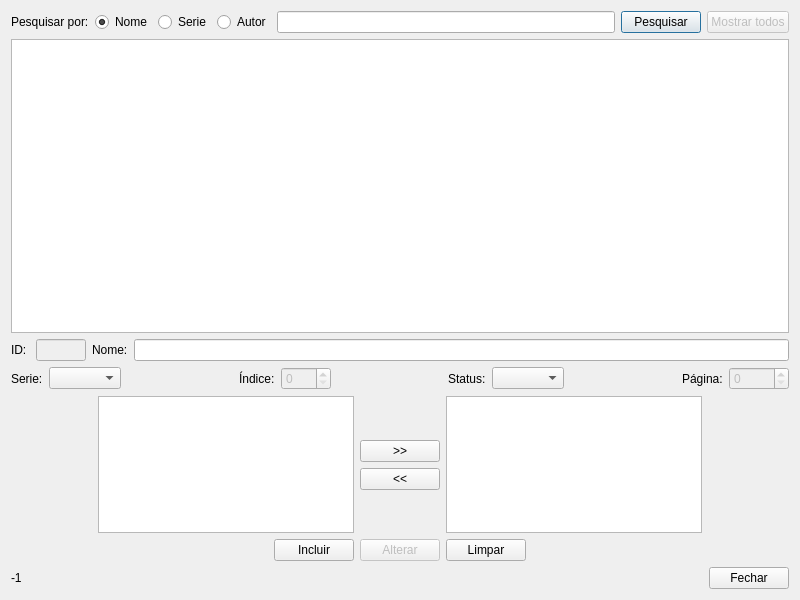
<?xml version="1.0" encoding="UTF-8"?>
<ui version="4.0">
 <class>form_livro</class>
 <widget class="QDialog" name="form_livro">
  <property name="geometry">
   <rect>
    <x>0</x>
    <y>0</y>
    <width>800</width>
    <height>600</height>
   </rect>
  </property>
  <property name="sizePolicy">
   <sizepolicy hsizetype="Expanding" vsizetype="Preferred">
    <horstretch>0</horstretch>
    <verstretch>0</verstretch>
   </sizepolicy>
  </property>
  <property name="windowTitle">
   <string>Livros - Limus :: Livros e músicas</string>
  </property>
  <property name="windowIcon">
   <iconset resource="arquivos.qrc">
    <normaloff>:/imagens/imagens/icone.png</normaloff>:/imagens/imagens/icone.png</iconset>
  </property>
  <layout class="QGridLayout" name="gridLayout">
   <item row="0" column="0">
    <layout class="QHBoxLayout" name="horizontalLayout_5">
     <item>
      <widget class="QLabel" name="label">
       <property name="text">
        <string>Pesquisar por:</string>
       </property>
      </widget>
     </item>
     <item>
      <widget class="QRadioButton" name="radioButton_nome">
       <property name="text">
        <string>Nome</string>
       </property>
       <property name="checked">
        <bool>true</bool>
       </property>
      </widget>
     </item>
     <item>
      <widget class="QRadioButton" name="radioButton_serie">
       <property name="enabled">
        <bool>true</bool>
       </property>
       <property name="text">
        <string>Serie</string>
       </property>
      </widget>
     </item>
     <item>
      <widget class="QRadioButton" name="radioButton_autor">
       <property name="enabled">
        <bool>true</bool>
       </property>
       <property name="text">
        <string>Autor</string>
       </property>
      </widget>
     </item>
     <item>
      <widget class="QLineEdit" name="lineEdit_pesquisar"/>
     </item>
     <item>
      <widget class="QPushButton" name="pushButton_pesquisar">
       <property name="text">
        <string>Pesquisar</string>
       </property>
      </widget>
     </item>
     <item>
      <widget class="QPushButton" name="pushButton_mostrar_todos">
       <property name="enabled">
        <bool>false</bool>
       </property>
       <property name="text">
        <string>Mostrar todos</string>
       </property>
      </widget>
     </item>
    </layout>
   </item>
   <item row="1" column="0">
    <layout class="QVBoxLayout" name="verticalLayout_2" stretch="60,6,6,28">
     <item>
      <widget class="QTableWidget" name="tableWidget_livro"/>
     </item>
     <item>
      <layout class="QHBoxLayout" name="horizontalLayout_7">
       <item>
        <widget class="QLabel" name="label_2">
         <property name="text">
          <string>ID: </string>
         </property>
        </widget>
       </item>
       <item>
        <widget class="QLineEdit" name="lineEdit_id">
         <property name="enabled">
          <bool>false</bool>
         </property>
         <property name="maximumSize">
          <size>
           <width>50</width>
           <height>16777215</height>
          </size>
         </property>
        </widget>
       </item>
       <item>
        <widget class="QLabel" name="label_3">
         <property name="text">
          <string>Nome:</string>
         </property>
        </widget>
       </item>
       <item>
        <widget class="QLineEdit" name="lineEdit_nome"/>
       </item>
      </layout>
     </item>
     <item>
      <layout class="QHBoxLayout" name="horizontalLayout_4">
       <item>
        <widget class="QLabel" name="label_4">
         <property name="text">
          <string>Serie:</string>
         </property>
        </widget>
       </item>
       <item>
        <widget class="QComboBox" name="comboBox_serie"/>
       </item>
       <item>
        <spacer name="horizontalSpacer_6">
         <property name="orientation">
          <enum>Qt::Horizontal</enum>
         </property>
         <property name="sizeHint" stdset="0">
          <size>
           <width>40</width>
           <height>20</height>
          </size>
         </property>
        </spacer>
       </item>
       <item>
        <widget class="QLabel" name="label_5">
         <property name="text">
          <string>Índice:</string>
         </property>
        </widget>
       </item>
       <item>
        <widget class="QSpinBox" name="spinBox_indice">
         <property name="enabled">
          <bool>false</bool>
         </property>
         <property name="minimumSize">
          <size>
           <width>50</width>
           <height>0</height>
          </size>
         </property>
        </widget>
       </item>
       <item>
        <spacer name="horizontalSpacer_7">
         <property name="orientation">
          <enum>Qt::Horizontal</enum>
         </property>
         <property name="sizeHint" stdset="0">
          <size>
           <width>40</width>
           <height>20</height>
          </size>
         </property>
        </spacer>
       </item>
       <item>
        <widget class="QLabel" name="label_6">
         <property name="text">
          <string>Status:</string>
         </property>
        </widget>
       </item>
       <item>
        <widget class="QComboBox" name="comboBox_status"/>
       </item>
       <item>
        <spacer name="horizontalSpacer_8">
         <property name="orientation">
          <enum>Qt::Horizontal</enum>
         </property>
         <property name="sizeHint" stdset="0">
          <size>
           <width>40</width>
           <height>20</height>
          </size>
         </property>
        </spacer>
       </item>
       <item>
        <widget class="QLabel" name="label_7">
         <property name="text">
          <string>Página:</string>
         </property>
        </widget>
       </item>
       <item>
        <widget class="QSpinBox" name="spinBox_pagina">
         <property name="enabled">
          <bool>false</bool>
         </property>
         <property name="minimumSize">
          <size>
           <width>60</width>
           <height>0</height>
          </size>
         </property>
         <property name="maximum">
          <number>3000</number>
         </property>
        </widget>
       </item>
      </layout>
     </item>
     <item>
      <layout class="QHBoxLayout" name="horizontalLayout_3">
       <item>
        <spacer name="horizontalSpacer_4">
         <property name="orientation">
          <enum>Qt::Horizontal</enum>
         </property>
         <property name="sizeHint" stdset="0">
          <size>
           <width>40</width>
           <height>20</height>
          </size>
         </property>
        </spacer>
       </item>
       <item>
        <widget class="QTableWidget" name="tableWidget_autor_todos"/>
       </item>
       <item>
        <layout class="QVBoxLayout" name="verticalLayout">
         <item>
          <spacer name="verticalSpacer">
           <property name="orientation">
            <enum>Qt::Vertical</enum>
           </property>
           <property name="sizeHint" stdset="0">
            <size>
             <width>20</width>
             <height>17</height>
            </size>
           </property>
          </spacer>
         </item>
         <item>
          <widget class="QPushButton" name="pushButton_adiciona_autor">
           <property name="text">
            <string>&gt;&gt;</string>
           </property>
          </widget>
         </item>
         <item>
          <widget class="QPushButton" name="pushButton_remove_autor">
           <property name="text">
            <string>&lt;&lt;</string>
           </property>
          </widget>
         </item>
         <item>
          <spacer name="verticalSpacer_2">
           <property name="orientation">
            <enum>Qt::Vertical</enum>
           </property>
           <property name="sizeHint" stdset="0">
            <size>
             <width>20</width>
             <height>17</height>
            </size>
           </property>
          </spacer>
         </item>
        </layout>
       </item>
       <item>
        <widget class="QTableWidget" name="tableWidget_autor_selecionado"/>
       </item>
       <item>
        <spacer name="horizontalSpacer_5">
         <property name="orientation">
          <enum>Qt::Horizontal</enum>
         </property>
         <property name="sizeHint" stdset="0">
          <size>
           <width>40</width>
           <height>20</height>
          </size>
         </property>
        </spacer>
       </item>
      </layout>
     </item>
    </layout>
   </item>
   <item row="2" column="0">
    <layout class="QHBoxLayout" name="horizontalLayout_2">
     <item>
      <spacer name="horizontalSpacer_2">
       <property name="orientation">
        <enum>Qt::Horizontal</enum>
       </property>
       <property name="sizeHint" stdset="0">
        <size>
         <width>40</width>
         <height>20</height>
        </size>
       </property>
      </spacer>
     </item>
     <item>
      <widget class="QPushButton" name="pushButton_incluir">
       <property name="text">
        <string>Incluir</string>
       </property>
      </widget>
     </item>
     <item>
      <widget class="QPushButton" name="pushButton_alterar">
       <property name="enabled">
        <bool>false</bool>
       </property>
       <property name="text">
        <string>Alterar</string>
       </property>
      </widget>
     </item>
     <item>
      <widget class="QPushButton" name="pushButton_limpar">
       <property name="text">
        <string>Limpar</string>
       </property>
      </widget>
     </item>
     <item>
      <spacer name="horizontalSpacer_3">
       <property name="orientation">
        <enum>Qt::Horizontal</enum>
       </property>
       <property name="sizeHint" stdset="0">
        <size>
         <width>40</width>
         <height>20</height>
        </size>
       </property>
      </spacer>
     </item>
    </layout>
   </item>
   <item row="3" column="0">
    <layout class="QHBoxLayout" name="horizontalLayout" stretch="0,0,0">
     <item>
      <widget class="QLabel" name="label_selected_row">
       <property name="text">
        <string>-1</string>
       </property>
      </widget>
     </item>
     <item>
      <spacer name="horizontalSpacer">
       <property name="orientation">
        <enum>Qt::Horizontal</enum>
       </property>
       <property name="sizeHint" stdset="0">
        <size>
         <width>40</width>
         <height>20</height>
        </size>
       </property>
      </spacer>
     </item>
     <item>
      <widget class="QPushButton" name="pushButton_fechar">
       <property name="text">
        <string>Fechar</string>
       </property>
      </widget>
     </item>
    </layout>
   </item>
  </layout>
 </widget>
 <resources>
  <include location="arquivos.qrc"/>
 </resources>
 <connections/>
</ui>
